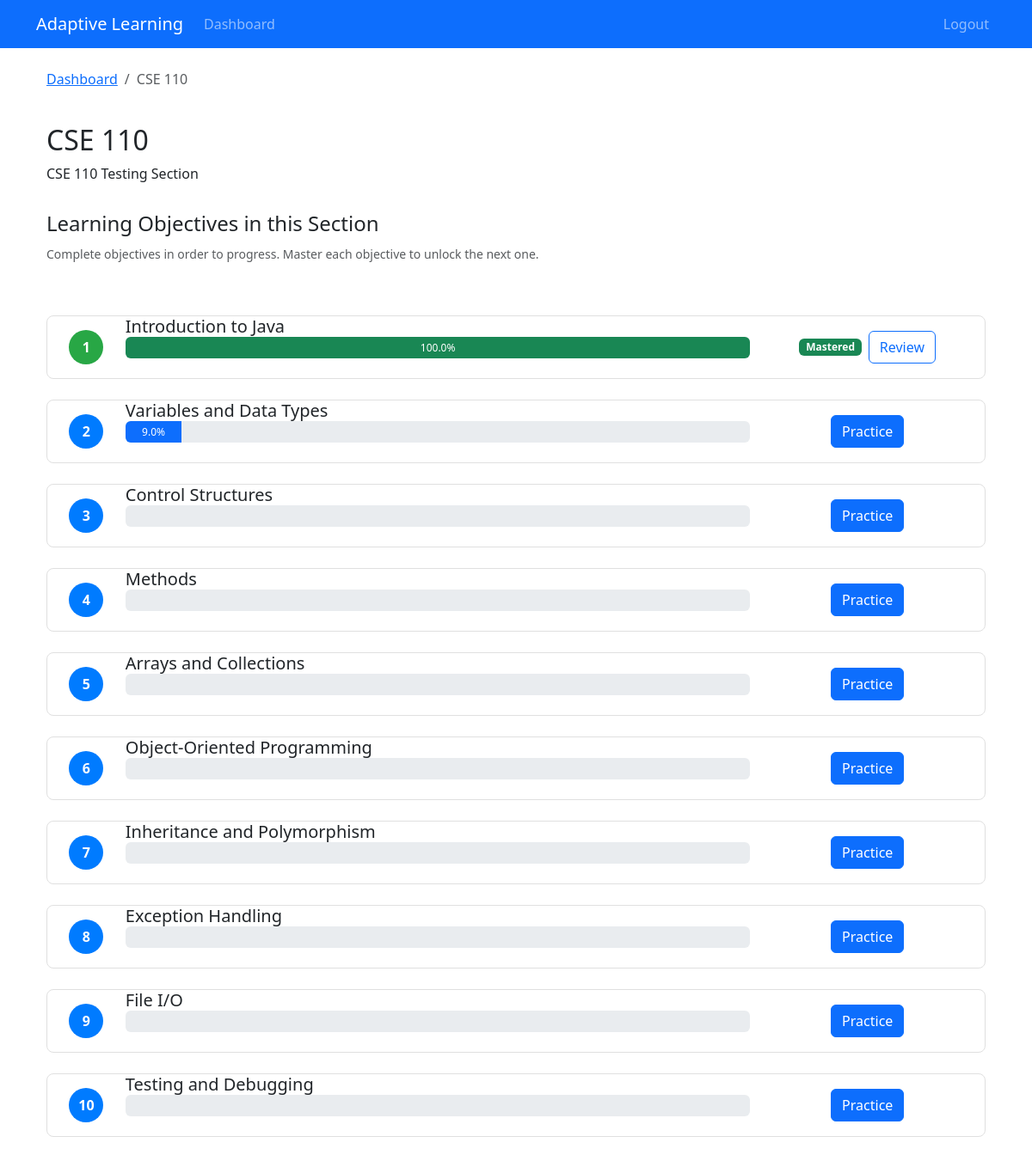
/user/section/5b989551-c145-4e13-8b26-9f9e3e473f8b/categories (signed in), run on the app's committed database.
### database/models.py (models this page shows, shortened)
class Section(Base):
    __tablename__ = "sections"
    id = Column(Integer, primary_key=True)
    name = Column(String, unique=True, nullable=False)
    description = Column(String)
    uuid = Column(String, unique=True, nullable=False, default=lambda: str(uuid.uuid4()))
    users = relationship("User", secondary=section_users, back_populates="sections")
    categories = relationship("Category", secondary=section_categories, back_populates="sections")

class Category(Base):
    __tablename__ = "categories"
    id = Column(Integer, primary_key=True)
    name = Column(String, unique=True, nullable=False)
    uuid = Column(String, unique=True, nullable=False, default=lambda: str(uuid.uuid4()))
    questions = relationship("Question", back_populates="category", cascade="all, delete-orphan")
    user_categories = relationship("UserCategory", back_populates="category", cascade="all, delete-orphan")
    sections = relationship("Section", secondary=section_categories, back_populates="categories")

class UserCategory(Base):
    __tablename__ = "user_categories"
    id = Column(Integer, primary_key=True)
    user_id = Column(Integer, ForeignKey("users.id"), nullable=False)
    category_id = Column(Integer, ForeignKey("categories.id"), nullable=False)
    current_knowledge = Column(Float, default=0.15)  # Initial knowledge matches p_init
    p_init = Column(Float, default=0.15)  # Lower initial knowledge
    p_transit = Column(Float, default=0.15)  # Much slower learning rate
    p_slip = Column(Float, default=0.15)  # Higher chance of slipping
    p_guess = Column(Float, default=0.08)  # Lower chance of guessing
    p_lapse = Column(Float, default=0.30)  # Unchanged lapse probability
    consecutive_correct = Column(Integer, default=0)  # Track consecutive correct answers
    performance_history = Column(PickleType, default=list)  # Store performance history as list
    total_attempts = Column(Integer, default=0)  # Total number of attempts
    correct_attempts = Column(Integer, default=0)  # Number of correct attempts
    consistency_score = Column(Float, default=0.0)
    improvement_rate = Column(Float, default=0.0)
    error_recovery = Column(Float, default=0.0)
    transit_adjustment = Column(Float, default=0.0)
    slip_adjustment = Column(Float, default=0.0)
    guess_adjustment = Column(Float, default=0.0)
    learning_rate = Column(Float, default=0.05)
    adaptivity_threshold = Column(Integer, default=10)
    adaptation_rate = Column(Float, default=0.05)
    question_history = Column(PickleType, default=dict)  # Store history of question attempts
    user = relationship("User", back_populates="user_categories")
    category = relationship("Category", back_populates="user_categories")
    def _init_ibkt_engine(self):
        self.ibkt_engine = IBKTEngine(
            p_init=self.p_init,
            p_transit=self.p_transit,
            p_slip=self.p_slip,
            p_guess=self.p_guess,
            p_lapse=self.p_lapse,
            learning_rate=self.learning_rate,
            adaptivity_threshold=self.adaptivity_threshold,
            performance_history=self.performance_history,
            adaptation_rate=self.adaptation_rate
        )
        self.ibkt_engine.consecutive_correct = self.consecutive_correct
        self.ibkt_engine.total_attempts = self.total_attempts
        self.ibkt_engine.correct_attempts = self.correct_attempts
        self.ibkt_engine.consistency_score = self.consistency_score
        self.ibkt_engine.improvement_rate = self.improvement_rate
        self.ibkt_engine.error_recovery = self.error_recovery
        self.ibkt_engine.transit_adjustment = self.transit_adjustment
        self.ibkt_engine.slip_adjustment = self.slip_adjustment
        self.ibkt_engine.guess_adjustment = self.guess_adjustment
    def _init_question_manager(self):
        from bkt.engine import QuestionManager
        self.question_manager = QuestionManager(
            spacing_factor=2.5,      # Higher value = faster spacing increase
            error_priority=0.85,     # Higher value = more frequent repetition of wrong answers
            knowledge_penalty=0.35   # Higher value = bigger knowledge drop for previously correct items
        )
        if self.question_history:
            self.question_manager.question_history = self.question_history.get('history', {})
            self.question_manager.last_seen = self.question_history.get('last_seen', {})
            self.question_manager.correct_streak = self.question_history.get('streak', {})
            self.question_manager.attempt_counter = self.question_history.get('counter', 0)
    def is_mastered(self, threshold: float = 0.985) -> bool:
        if not hasattr(self, 'ibkt_engine'):
            self._init_ibkt_engine()
        return self.ibkt_engine.is_mastered(self.current_knowledge, threshold)

### blueprints/user/routes.py (the view)
@user_bp.route('/section/<uuid:section_uuid>/categories')
@login_required
def section_categories(section_uuid):
    user = get_current_user()
    section = g.db_session.query(Section).filter_by(uuid=str(section_uuid)).first()
    if not section or section not in user.sections:
        flash('Section not found or access denied.', 'error')
        return redirect(url_for('user.dashboard'))
    user_categories = {
        uc.category_id: uc for uc in g.db_session.query(UserCategory).filter_by(user_id=user.id).all()
    }
    return render_template('user/section_categories.html',
                         user=user,
                         section=section,
                         user_categories=user_categories)

### bkt/engine.py (called while the page is built)
    def is_mastered(self, current_knowledge: float, threshold: float = 0.985) -> bool:
        return current_knowledge >= threshold

### blueprints/user/routes.py (called while the page is built)
def login_required(f):
    @wraps(f)
    def decorated_function(*args, **kwargs):
        if 'user_id' not in session:
            flash('Please log in to access this page.', 'warning')
            return redirect(url_for('user.login'))
        return f(*args, **kwargs)
    return decorated_function

def get_current_user() -> Optional[User]:
    if 'user_id' not in session:
        return None
    return g.db_session.query(User).get(session['user_id'])

### database/engine.py (called while the page is built)
    def get_session(self):
        return self.Session()

### database/models.py (called while the page is built)
@event.listens_for(UserCategory, 'load')
def init_ibkt_engine(target, context):
    target._init_ibkt_engine()
    target._init_question_manager()

### main.py (called while the page is built)
@app.before_request
def before_request():
    g.db_session = db.get_session()

@app.after_request
def after_request(response):
    if hasattr(g, 'db_session'):
        g.db_session.close()
    return response

### templates/user/section_categories.html (shortened to what this page needs)
{% extends "user/base.html" %}
{% block content %}
<div class="container mt-4">
    <div class="row mb-4">
        <div class="col">
            <nav aria-label="breadcrumb">
                <ol class="breadcrumb">
                    <li class="breadcrumb-item"><a href="{{ url_for('user.dashboard') }}">Dashboard</a></li>
                    <li class="breadcrumb-item active" aria-current="page">{{ section.name }}</li>
                </ol>
            </nav>
        </div>
    </div>
    <div class="row mb-3">
        <div class="col">
            <h2>{{ section.name }}</h2>
            <p>{{ section.description }}</p>
        </div>
    </div>
    <div class="row mb-4">
        <div class="col">
            <h4>Learning Objectives in this Section</h4>
            <p class="text-muted"><small>Complete objectives in order to progress. Master each objective to unlock the next one.</small></p>
        </div>
    </div>
    <div class="row">
        <div class="col">
            <div class="learning-path">
                {% set prev_unlocked = True %}
                {% for category in section.categories %}
                    {% set user_category = user_categories.get(category.id) %}
                    {% set is_mastered = user_category and user_category.is_mastered() %}
                    {% set is_unlocked = loop.first or prev_unlocked %}
                    {% set prev_unlocked = is_mastered %}
                    <div class="learning-objective-card mb-4 {% if not is_unlocked %}locked{% endif %}">
                        <div class="row g-0">
                            <div class="col-md-1 d-flex align-items-center justify-content-center p-3">
                                <div class="objective-number {% if is_mastered %}mastered{% elif is_unlocked %}active{% endif %}">
                                    {{ loop.index }}
                                </div>
                            </div>
                            <div class="col-md-8">
                                <div class="card-body">
                                    <h5 class="card-title">{{ category.name }}</h5>
                                    {% if user_category %}
                                    <div class="progress mb-3">
                                        <div class="progress-bar {% if is_mastered %}bg-success{% else %}bg-primary{% endif %}"
                                            role="progressbar"
                                            style="width: {{ (user_category.current_knowledge * 100)|round }}%"
                                            aria-valuenow="{{ (user_category.current_knowledge * 100)|round }}"
                                            aria-valuemin="0"
                                            aria-valuemax="100">
                                            {{ (user_category.current_knowledge * 100)|round }}%
                                        </div>
                                    </div>
                                    {% else %}
                                    <div class="progress mb-3">
                                        <div class="progress-bar bg-secondary" role="progressbar" style="width: 0%" aria-valuenow="0" aria-valuemin="0" aria-valuemax="100">
                                            0%
                                        </div>
                                    </div>
                                    {% endif %}
                                </div>
                            </div>
                            <div class="col-md-3 d-flex align-items-center justify-content-center">
                                {% if is_mastered %}
                                    <span class="badge bg-success me-2"> Mastered</span>
                                    <a href="{{ url_for('user.category_detail', category_uuid=category.uuid) }}" class="btn btn-outline-primary">
                                         Review
                                    </a>
                                {% elif is_unlocked %}
                                    <a href="{{ url_for('user.category_detail', category_uuid=category.uuid) }}" class="btn btn-primary">
                                         Practice
                                    </a>
                                {% else %}
                                    <span class="badge bg-secondary"><i class="bi bi-lock-fill"></i> Locked</span>
                                {% endif %}
                            </div>
                        </div>
                        {% if not loop.last %}
                        <div class="connector-line {% if is_mastered %}completed{% endif %}"></div>
                        {% endif %}
                    </div>
                {% else %}
                <div class="alert alert-info">
                    No learning objectives available in this section yet.
                </div>
                {% endfor %}
            </div>
        </div>
    </div>
</div>
{% endblock %}

### templates/user/base.html (style rules this page uses)
.progress { height: 25px; margin-bottom: 10px; }
.learning-objective-card { transition: transform 0.2s; }

### templates/user/section_categories.html (style rules this page uses)
.learning-path { position: relative; padding: 20px 0; }
.learning-objective-card { border: 1px solid #e0e0e0; border-radius: 8px; overflow: hidden; background-color: white; position: relative; transition: all 0.3s ease; }
.objective-number { width: 40px; height: 40px; border-radius: 50%; background-color: #dee2e6; color: #495057; display: flex; align-items: center; justify-content: center; font-weight: bold; }
.objective-number.active { background-color: #007bff; color: white; }
.objective-number.mastered { background-color: #28a745; color: white; }
.connector-line { position: absolute; left: 20px; bottom: -20px; width: 2px; height: 20px; background-color: #dee2e6; z-index: 1; }
.connector-line.completed { background-color: #28a745; }

### data on the page
Section: name "CSE 110", description "CSE 110 Testing Section"
Category: name "Introduction to Java"
UserCategory: (user_category.current_knowledge*100)|round "100.0"
Category: name "Variables and Data Types"
UserCategory: (user_category.current_knowledge*100)|round "9.0"
Category: name "Control Structures"
Category: name "Methods"
Category: name "Arrays and Collections"
Category: name "Object-Oriented Programming"
Category: name "Inheritance and Polymorphism"
Category: name "Exception Handling"
Category: name "File I/O"
Category: name "Testing and Debugging"
